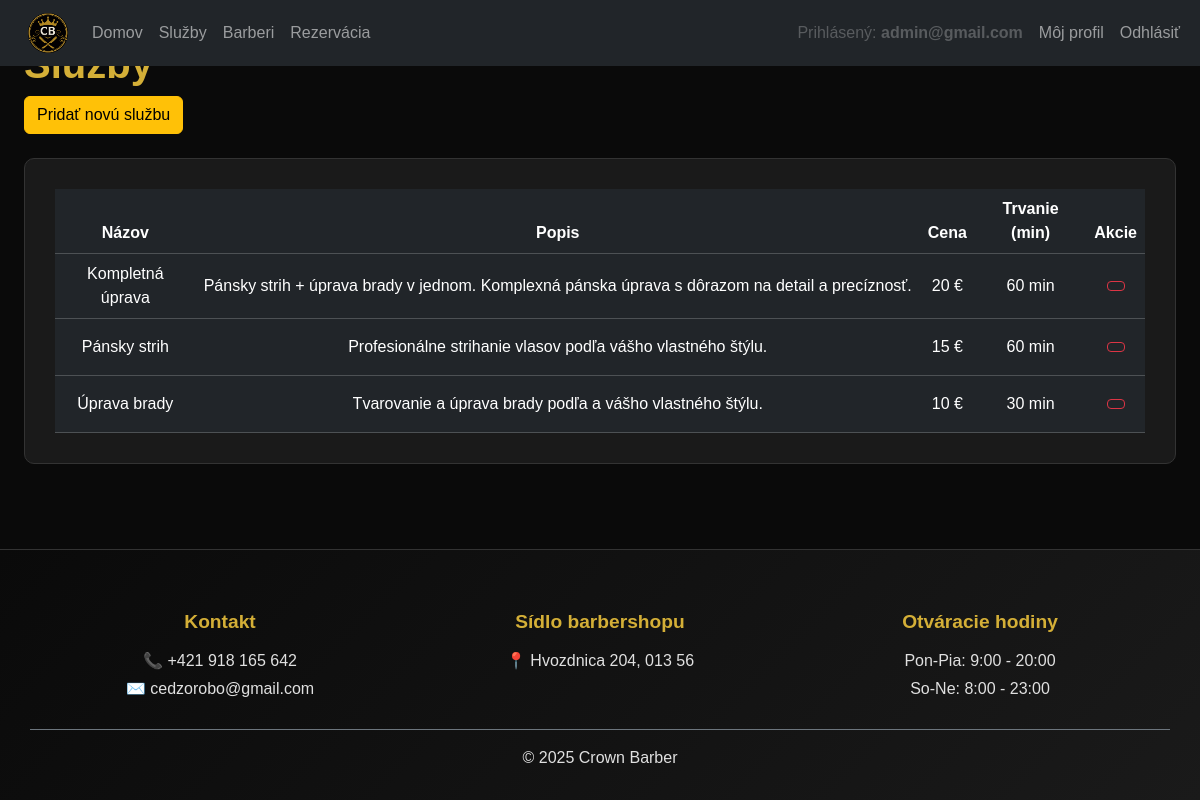
Screenshot of /?c=admin&a=services (signed in) with the database file from the repository.
### tables this page shows
CREATE TABLE `services` (
                            `id` int(11) NOT NULL AUTO_INCREMENT,
                            `title` varchar(100) NOT NULL,
                            `price` int(11) NOT NULL,
                            `duration` int(11) NOT NULL,
                            `description` varchar(500) DEFAULT NULL,
                            PRIMARY KEY (`id`)
);

### Framework/Http/Responses/Response.php (called while the page is built, shortened)
<?php
abstract class Response
{
    public function send(): void
    {
        $this->generate();
    }
}

### public/index.php (called while the page is built, shortened)
<?php
require __DIR__ . '/../Framework/ClassLoader.php';
try {
    $app = new App();
    $app->run();
} catch (Exception $e) {
    die('An error occurred: ' . $e->getMessage());
}

### Framework/Support/LinkGenerator.php (called while the page is built, shortened)
<?php
class LinkGenerator
{
    private Request $request;
    public function __construct(Request $request, Router $router)
    {
        $this->request = $request;
    }
    public function url(
        string|array $destination,
        array $parameters = [],
        bool $absolute = false,
        bool $appendParameters = false
    ): string {
        list($controller, $action) = explode(".", $destination);
        $args = $appendParameters ? $this->request->get() : [];
        $args = ["c" => lcfirst($controller), "a" => $action != "index" ? $action : null] + $parameters + $args;
        $basePath = $absolute ? $this->request->getBaseUrl() : "";
        return $basePath . "?" . http_build_query($args);
    }
}

### Framework/ClassLoader.php (called while the page is built, shortened)
<?php
class ClassLoader
{
    public static function Boot(): void
    {
        spl_autoload_register(function ($class_name) {
            $baseDir = realpath(dirname(__DIR__));
            $relativePath = str_replace('\\', DIRECTORY_SEPARATOR, ltrim($class_name, '\\')) . '.php';
            $file = $baseDir . DIRECTORY_SEPARATOR . $relativePath;
        });
    }
}

### Framework/Core/Model.php (called while the page is built, shortened)
<?php
abstract class Model implements \JsonSerializable
{
    protected static array $columnsMap = [];
    private static array $dbColumns = [];
    private static IDbConvention $dbConventions;
    protected static function getTableName(): string
    {
        return self::getConventions()->getTableName(get_called_class());
    }
    protected static function getPkColumnName(): string
    {
        return self::getConventions()->getPkColumnName(get_called_class());
    }
    protected static function getColumnsMap(): array
    {
        return static::$columnsMap ?? [];
    }
    public static function getAll(
        ?string $whereClause = null,
        array   $whereParams = [],
        ?string $orderBy = null,
        ?int    $limit = null,
        ?int    $offset = null
    ): array
    {
        try {
            $sql = "SELECT " . static::getDBColumnNamesList() . " FROM `" . static::getTableName() . "`";
            if ($orderBy !== null) {
                $sql .= " ORDER BY $orderBy";
            }
            $stmt = Connection::getInstance()->prepare($sql);
            $stmt->execute($whereParams);
            $models = $stmt->fetchAll(PDO::FETCH_CLASS | PDO::FETCH_PROPS_LATE, static::class);
            $dataSet = new ResultSet($models);
            return $models;
        } catch (PDOException $exception) {
            throw new Exception('Query failed: ' . $exception->getMessage(), 0, $exception);
        }
    }
    private static function getDbColumns(): array
    {
        try {
            $sql = "DESCRIBE " . static::getTableName();
            $stmt = Connection::getInstance()->prepare($sql);
            $stmt->execute([]);
            self::$dbColumns[static::class] = array_column($stmt->fetchAll(), 'Field');
            return self::$dbColumns[static::class];
        } catch (PDOException $exception) {
            throw new Exception('Query failed: ' . $exception->getMessage(), 0, $exception);
        }
    }
    private function getIdValue(): mixed
    {
        $pk = static::getPkColumnName();
        $prop = static::toPropertyName($pk);
        return isset($this->{$prop}) ? $this->{$prop} : null;
    }
    private static function getModelProperties(): array
    {
        $reflection = new \ReflectionClass(static::class);
        $properties = [];
        foreach ($reflection->getProperties() as $property) {
            $propertyName = $property->getName();
            if ($property->isStatic()) {
                continue;
            }
            $properties[$propertyName] = true;
        }
        return $properties;
    }
    private static function getDBColumnNamesList(): string
    {
        $dbColumns = [];
        foreach (static::getDbColumns() as $columnName) {
            $propertyName = static::toPropertyName($columnName);
            if ($propertyName != $columnName) {
                $dbColumns[] = "`$columnName` AS {$propertyName}";
            } else {
                $dbColumns[] = $columnName;
            }
        }
        return implode(', ', $dbColumns);
    }
    private static function toPropertyName(string $columnName): string
    {
        $customMapping = static::getColumnsMap();
        if (isset($customMapping[$columnName])) {
            return $customMapping[$columnName];
        } else {
            return static::getConventions()->toPropertyName($columnName);
        }
    }
    private static function getConventions(): IDbConvention
    {
        if (!isset(static::$dbConventions)) {
            static::$dbConventions = new (Configuration::DB_CONVENTIONS_CLASS)();
        }
        return static::$dbConventions;
    }
}

### Framework/Support/Inflect.php (called while the page is built, shortened)
<?php
class Inflect
{
    public static $plural = array(
        '/(quiz)$/i' => "$1zes",
        '/^(ox)$/i' => "$1en",
        '/([m|l])ouse$/i' => "$1ice",
        '/(matr|vert|ind)ix|ex$/i' => "$1ices",
        '/(x|ch|ss|sh)$/i' => "$1es",
        '/([^aeiouy]|qu)y$/i' => "$1ies",
        '/(hive)$/i' => "$1s",
        '/(?:([^f])fe|([lr])f)$/i' => "$1$2ves",
        '/(shea|lea|loa|thie)f$/i' => "$1ves",
        '/sis$/i' => "ses",
        '/([ti])um$/i' => "$1a",
        '/(tomat|potat|ech|her|vet)o$/i' => "$1oes",
        '/(bu)s$/i' => "$1ses",
        '/(alias)$/i' => "$1es",
        '/(octop)us$/i' => "$1i",
        '/(ax|test)is$/i' => "$1es",
        '/(us)$/i' => "$1es",
        '/s$/i' => "s",
        '/$/' => "s"
    );
    public static $irregular = array(
        'move' => 'moves',
        'foot' => 'feet',
        'goose' => 'geese',
        'sex' => 'sexes',
        'child' => 'children',
        'man' => 'men',
        'tooth' => 'teeth',
        'person' => 'people',
        'valve' => 'valves'
    );
    public static function pluralize($string)
    {
        foreach (self::$irregular as $pattern => $result) {
            $pattern = '/' . $pattern . '$/i';
        }
        foreach (self::$plural as $pattern => $result) {
            if (preg_match($pattern, $string)) {
                return preg_replace($pattern, $result, $string);
            }
        }
        return $string;
    }
}

### Framework/DB/DefaultConventions.php (called while the page is built, shortened)
<?php
class DefaultConventions implements IDbConvention
{
    public function getTableName(string $className): string
    {
        $arr = explode("\\", $className);
        return Inflect::pluralize(strtolower(end($arr)));
    }
    public function getPkColumnName(string $className): string
    {
        return 'id';
    }
    public function toPropertyName(string $columnName): string
    {
        return $columnName;
    }
}

### Framework/DB/Connection.php (called while the page is built, shortened)
<?php
class Connection
{
    private static ?Connection $instance = null;
    private PDO $db;
    public function __construct(PDO $db)
    {
        $this->db = $db;
    }
    public static function getInstance(): Connection
    {
        try {
            if (self::$instance == null) {
                $db = new PDO(
                    'mysql:dbname=' . Configuration::DB_NAME . ';host=' . Configuration::DB_HOST,
                    Configuration::DB_USER,
                    Configuration::DB_PASS
                );
                $db->setAttribute(PDO::ATTR_ERRMODE, PDO::ERRMODE_EXCEPTION);
                $db->setAttribute(PDO::ATTR_EMULATE_PREPARES, true);
                self::$instance = new self($db);
            }
            return self::$instance;
        } catch (PDOException $e) {
            throw new Exception('Connection failed: ' . $e->getMessage());
        }
    }
    public function prepare(string $sql): DebugStatement
    {
        try {
            return new DebugStatement($this->db->prepare($sql));
        } catch (PDOException $e) {
            throw new Exception('Prepare failed: ' . $e->getMessage());
        }
    }
}

### Framework/DB/DebugStatement.php (called while the page is built, shortened)
<?php
class DebugStatement
{
    private PDOStatementAlias $stmt;
    public function __construct($stmt)
    {
        $this->stmt = $stmt;
    }
    public function execute(?array $params = null): bool
    {
        $result = $this->stmt->execute($params);
        $this->stmt->debugDumpParams();
        return $result;
    }
    public function __call(string $name, array $arguments): mixed
    {
        return $this->stmt->{$name}(...$arguments);
    }
}

### App/Controllers/AdminController.php (called while the page is built, shortened)
<?php
class AdminController extends BaseController
{
    public function services(Request $request): Response
    {
        $services = Service::getAll(null, [], 'title ASC');
        return $this->html(['services' => $services], 'services');
    }
}

### App/Models/Service.php (called while the page is built, shortened)
<?php
class Service extends Model
{
    protected int $id;
    protected string $title;
    protected int $price;
    protected int $duration;
    protected string $description;
    public function getId(): int
    {
        return $this->id;
    }
    public function getTitle(): string
    {
        return $this->title;
    }
    public function getPrice(): int
    {
        return $this->price;
    }
    public function getDuration(): int
    {
        return $this->duration;
    }
    public function getDescription(): string
    {
        return $this->description;
    }
}

### App/Views/Admin/services.view.php (the view, shortened to what this page needs)
<div class="container-fluid mt-4">
    <div class="row mb-4">
        <div class="col-12">
            <h1 class="cb-gold-text">Služby</h1>
            <a href="<?= $link->url('admin.createService') ?>" class="btn btn-warning">
                <i class="bi bi-plus-circle"></i> Pridať novú službu
            </a>
        </div>
    </div>
    <div class="row">
        <div class="col-12">
            <div class="cb-dark-card">
                <?php if (empty($services)): ?>
                    <p class="cb-text-muted text-center">Žiadne služby.</p>
                <?php else: ?>
                    <div class="table-responsive">
                        <table class="table table-dark table-hover text-center align-middle mb-0">
                            <thead>
                            <tr>
                                <th class="text-center">Názov</th>
                                <th class="text-center">Popis</th>
                                <th class="text-center">Cena</th>
                                <th class="text-center">Trvanie (min)</th>
                                <th class="text-center">Akcie</th>
                            </tr>
                            </thead>
                            <tbody>
                            <?php foreach ($services as $service): ?>
                                <tr>
                                    <td class="align-middle">
                                        <div class="editable-cell mx-auto w-100 d-flex justify-content-center align-items-center"
                                             style="min-height: 40px;"
                                             data-id="<?= $service->getId() ?>"
                                             data-field="title"
                                             data-type="text"
                                             data-entity="service"
                                             title="Kliknite pre úpravu">
                                            <?= htmlspecialchars($service->getTitle()) ?>
                                        </div>
                                    </td>
                                    <td class="align-middle">
                                        <div class="editable-cell mx-auto w-100 d-flex justify-content-center align-items-center"
                                             style="min-height: 40px;"
                                             data-id="<?= $service->getId() ?>"
                                             data-field="description"
                                             data-type="textarea"
                                             data-entity="service"
                                             title="Kliknite pre úpravu">
                                            <div class="text-truncate text-start">
                                                <?= htmlspecialchars($service->getDescription() ?? '') ?>
                                            </div>
                                        </div>
                                    </td>
                                    <td class="align-middle">
                                        <div class="editable-cell mx-auto w-100 d-flex justify-content-center align-items-center"
                                             style="min-height: 40px;"
                                             data-id="<?= $service->getId() ?>"
                                             data-field="price"
                                             data-type="number"
                                             data-entity="service"
                                             data-render="price"
                                             title="Kliknite pre úpravu">
                                            <?= number_format($service->getPrice()) ?> €
                                        </div>
                                    </td>
                                    <td class="align-middle">
                                        <div class="editable-cell mx-auto w-100 d-flex justify-content-center align-items-center"
                                             style="min-height: 40px;"
                                             data-id="<?= $service->getId() ?>"
                                             data-field="duration"
                                             data-type="number"
                                             data-entity="service"
                                             data-render="duration"
                                             title="Kliknite pre úpravu">
                                            <?= $service->getDuration() ?> min
                                        </div>
                                    </td>
                                    <td class="align-middle">
                                        <div class="mx-auto w-100 d-flex justify-content-center align-items-center" style="min-height: 40px;">
                                            <a href="<?= $link->url('admin.deleteService', ['id' => $service->getId()]) ?>"
                                               class="btn btn-outline-danger btn-sm"
                                               title="Vymazať službu"
                                               onclick="return confirm('Naozaj chcete vymazať túto službu? Táto akcia je nevratná a môže ovplyvniť existujúce rezervácie!')">
                                            </a>
                                        </div>
                                    </td>
                                </tr>
                            <?php endforeach; ?>
                            </tbody>
                        </table>
                    </div>
                <?php endif; ?>
            </div>
        </div>
    </div>
</div>

### rows the page displays
services: title "Kompletná úprava", description "Pánsky strih + úprava brady v jednom. Komplexná pánska úprava s dôrazom na detail a precíznosť.", price "20", duration "60"
services: title "Pánsky strih", description "Profesionálne strihanie vlasov podľa vášho vlastného štýlu.", price "15", duration "60"
services: title "Úprava brady", description "Tvarovanie a úprava brady podľa a vášho vlastného štýlu.", price "10", duration "30"

### other values shown
$user->getEmail() "admin@gmail.com"
